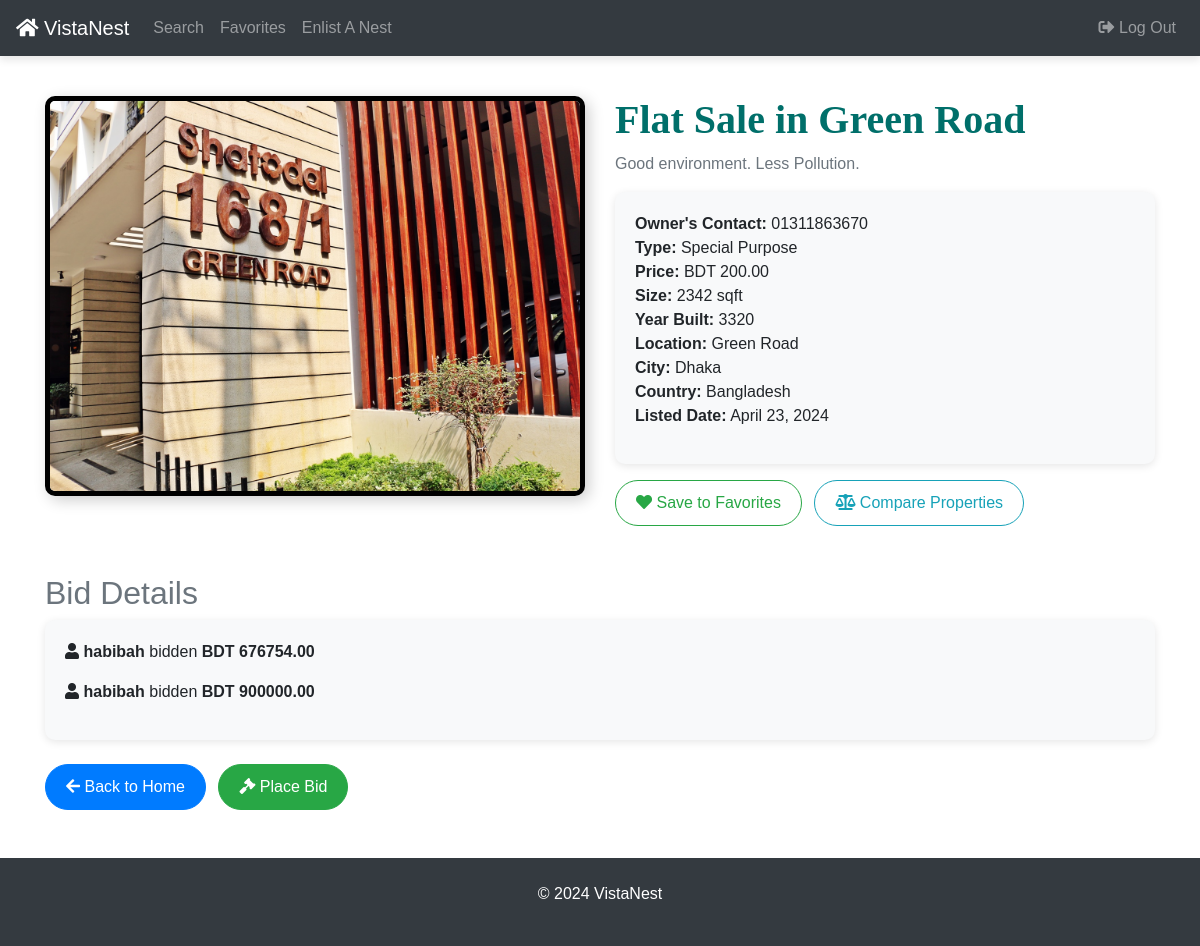
The page /details/14 on the database as committed earlier.
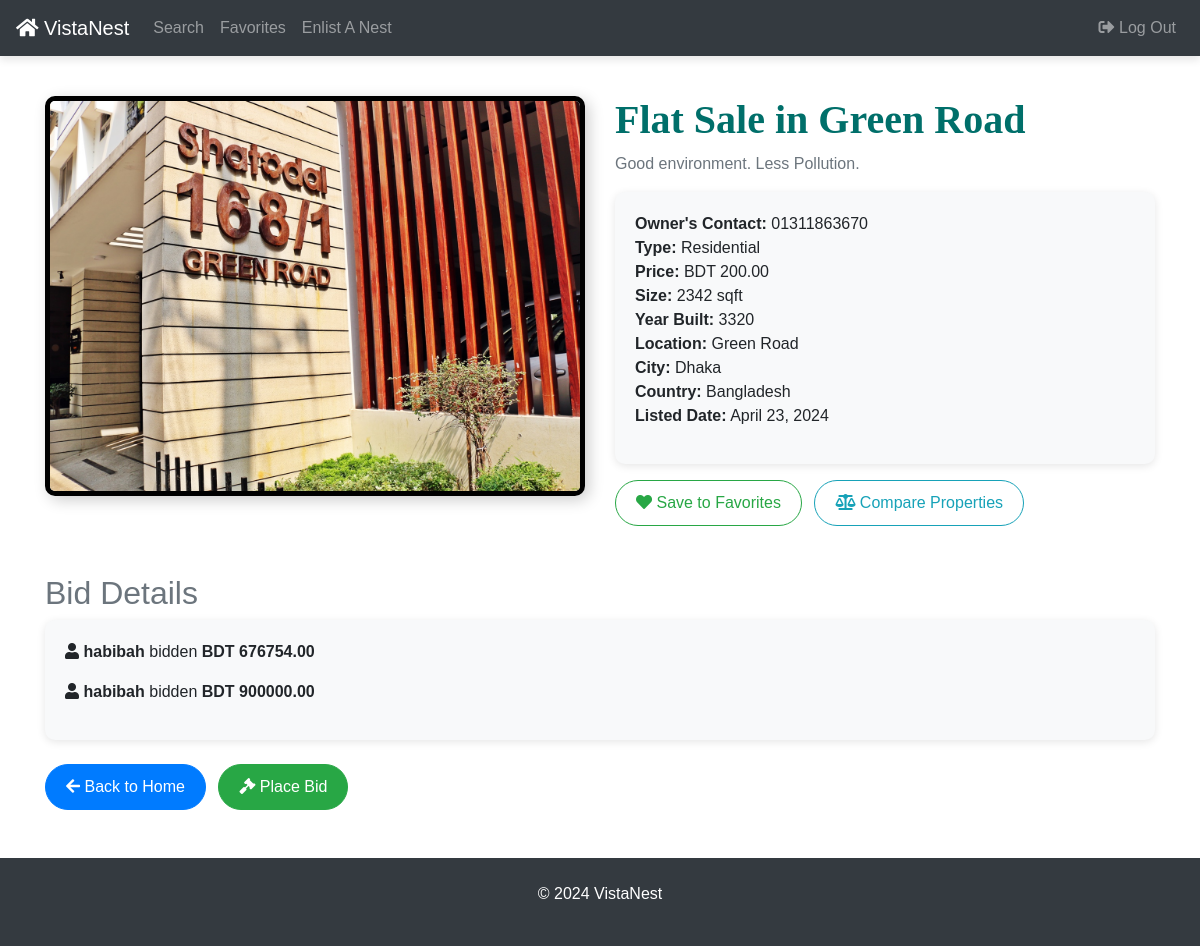
The same page on the database as committed later.
### platforms/models.py (models this page shows, shortened)
class Platform(models.Model):
    property_type_choices = [
        ('Residential', 'Residential'),
        ('Commercial', 'Commercial'),
        ('Land', 'Land'),
        ('Industrial', 'Industrial'),
        ('Special Purpose', 'Special Purpose')
    ]
    owner_contact_number = models.CharField(max_length=15, blank=True, null=True)
    title = models.CharField(max_length=100)
    description = models.TextField(default="This Property is mindblowing!")
    property_type = models.CharField(max_length=20, choices=property_type_choices)
    price = models.DecimalField(max_digits=10, decimal_places=2)
    size_sqft = models.PositiveIntegerField()
    year_built = models.PositiveIntegerField()
    location = models.CharField(max_length=100)
    city = models.CharField(max_length=50)
    country = models.CharField(max_length=50)
    listed_date = models.DateField(auto_now_add=True)
    image = models.ImageField(upload_to='platform_image/', blank=True, null=True, default='platform_image/houses.png')

class Bid(models.Model):
    user = models.ForeignKey(User, on_delete=models.CASCADE)
    property = models.ForeignKey(Platform, on_delete=models.CASCADE, related_name='bids')
    amount = models.DecimalField(max_digits=10, decimal_places=2)
    bid_status = models.CharField(max_length=20, choices=[
        ('Pending', 'Pending'),
        ('Accepted', 'Accepted'),
        ('Rejected', 'Rejected')
    ], default='Pending')
    date_placed = models.DateTimeField(auto_now_add=True)

### mysite/views.py (the view)
# urls.py: path('details/<int:property_id>', views.details, name='details'),
def details(request, property_id):
    platform = get_object_or_404(Platform, pk=property_id)
    bids = platform.bids.all().select_related('user')
    return render(request, 'details.html', {
    "platform": platform,  'bids': bids,
  })

### templates/details.html (shortened to what this page needs)
<!DOCTYPE html>
<html lang="en">
<head>
    <link rel="stylesheet" href="https://cdn.jsdelivr.net/npm/bootstrap@4.3.1/dist/css/bootstrap.min.css">
    <link rel="stylesheet" href="https://cdnjs.cloudflare.com/ajax/libs/font-awesome/5.15.4/css/all.min.css">
</head>
<body>
    <nav class="navbar navbar-expand-md navbar-dark bg-dark fixed-top">
       <a class="navbar-brand text-white" href="{% url 'home' %}">
             <i class="fas fa-home text-white"></i> VistaNest
        </a>
        <div class="collapse navbar-collapse" id="navbarNav">
            <ul class="navbar-nav">
                <li class="nav-item"><a class="nav-link" href="{% url 'search' %}">Search</a></li>
                <li class="nav-item"><a class="nav-link" href="{% url 'favorites' %}">Favorites</a></li>
                <li class="nav-item"><a class="nav-link" href="{% url 'add-platform' %}">Enlist A Nest</a></li>
            </ul>
            <ul class="navbar-nav ml-auto">
                <li class="nav-item">
                    <a href="{% url 'logout' %}" class="nav-link">
                        <i class="fas fa-sign-out-alt"></i> Log Out
                    </a>
                </li>
            </ul>
        </div>
    </nav>
    <div class="container mt-5 pt-5">
        <div class="row">
        <div class="col-md-6 text-center">
            {% if platform.image %}
                <img src="{{ platform.image.url }}" alt="Property Image" class="img-fluid property-image">
            {% else %}
            <div class="property-placeholder d-flex flex-column align-items-center justify-content-center">
                <i class="fas fa-home fa-7x text-muted"></i>
                <p class="mt-3 text-muted">Image not available</p>
            </div>
            {% endif %}
        </div>
            <div class="col-md-6">
            <h1 class="text-blue-teal custom-font"><b>{{ platform.title }}</b></h1>
                <p class="text-muted">{{ platform.description }}</p>
                <div class="info-section">
                    <ul class="list-unstyled">
                        <li><strong>Owner's Contact:</strong> {{ platform.owner_contact_number }}</li>
                        <li><strong>Type:</strong> {{ platform.property_type }}</li>
                        <li><strong>Price:</strong> BDT {{ platform.price }}</li>
                        <li><strong>Size:</strong> {{ platform.size_sqft }} sqft</li>
                        <li><strong>Year Built:</strong> {{ platform.year_built }}</li>
                        <li><strong>Location:</strong> {{ platform.location }}</li>
                        <li><strong>City:</strong> {{ platform.city }}</li>
                        <li><strong>Country:</strong> {{ platform.country }}</li>
                        <li><strong>Listed Date:</strong> {{ platform.listed_date }}</li>
                    </ul>
                </div><div class="mt-3">
    <a href="{% url 'add_to_favorites' platform.id %}" class="btn btn-outline-success btn-custom">
        <i class="fas fa-heart"></i> Save to Favorites
    </a>
  <a href="{% url 'compare_properties' %}?platform_id={{ platform.id }}" class="btn btn-outline-info btn-custom rounded-pill ml-2">
        <i class="fas fa-balance-scale"></i> Compare Properties
    </a>
</div>
            </div>
        </div>
        <div class="mt-5">
            <h2 class="text-secondary">Bid Details</h2>
            <div class="info-section">
                {% if bids %}
                    {% for bid in bids %}
                        <p><i class="fas fa-user"></i> <strong>{{ bid.user.username }}</strong> bidden <strong>BDT {{ bid.amount }}</strong></p>
                    {% endfor %}
                {% else %}
                    <p>No bids available yet. Be the first to place a bid!</p>
                {% endif %}
            </div>
        </div>
        <div class="mt-4">
            <a href="{% url 'home' %}" class="btn btn-primary btn-custom">
                <i class="fas fa-arrow-left"></i> Back to Home
            </a>
               <a href="{% url 'place_bid' platform.id %}" class="btn btn-success btn-custom ml-2">
        <i class="fas fa-gavel"></i> Place Bid
    </a>
        </div>
    </div>
    <footer class="text-center py-4 mt-5">
        <div class="container">
            <p>&copy; 2024 VistaNest</p>
        </div>
    </footer>
</body>
</html>

### templates/details.html (style rules this page uses)
body { font-family: 'Arial', sans-serif; }
.navbar { box-shadow: 0 4px 8px rgba(0, 0, 0, 0.1); }
.text-blue-teal { color: #006f6a; }
.custom-font { font-family: 'Garamond', Serif; }
.navbar-brand i { color: #ffc107; }
.property-image { width: 100%; height: 400px; object-fit: cover; border-radius: 10px; border: 5px solid #000; box-shadow: 4px 4px 15px rgba(0, 0, 0, 0.2); }
.info-section { background-color: #f8f9fa; border-radius: 10px; padding: 20px; box-shadow: 0px 2px 8px rgba(0, 0, 0, 0.1); }
.btn-custom { border-radius: 30px; padding: 10px 20px; }
footer { background-color: #343a40; color: #fff; }

Rows that differ between the two databases and show on the page:
changed Platform "Flat Sale in Green Road": property_type "Special Purpose" → "Residential"
